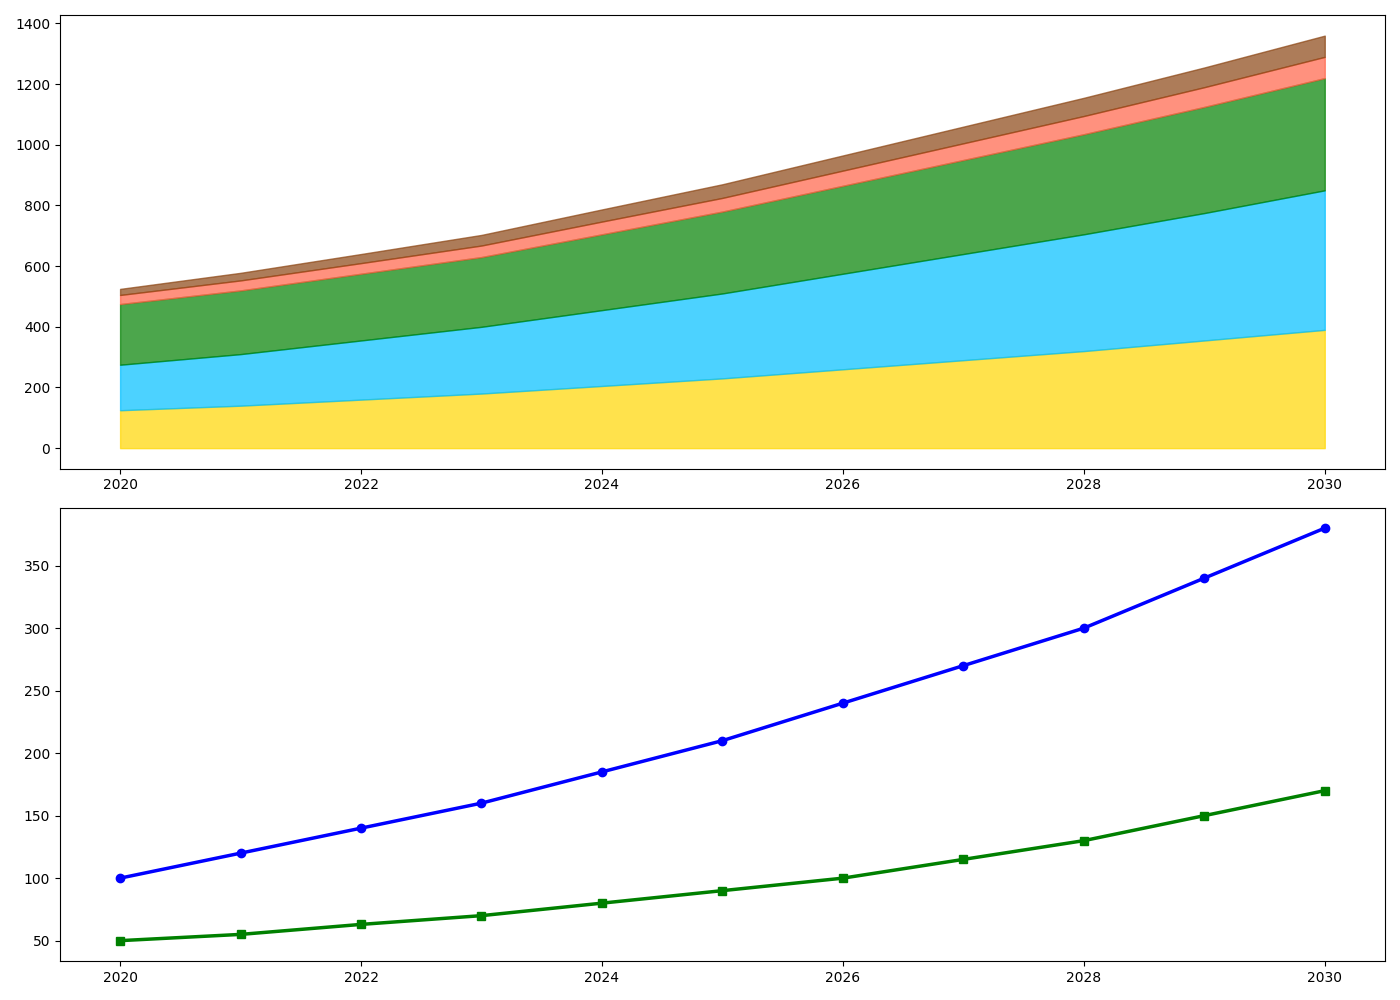

Recreate this plot in Python.
import matplotlib.pyplot as plt
import numpy as np

years = np.arange(2020, 2031)
solar_power = np.array([125, 140, 160, 180, 205, 230, 260, 290, 320, 355, 390])
wind_power = np.array([150, 170, 195, 220, 250, 280, 315, 350, 385, 420, 460])
hydropower = np.array([200, 210, 220, 230, 250, 270, 290, 310, 330, 350, 370])
geothermal = np.array([30, 33, 35, 38, 42, 45, 50, 55, 60, 65, 70])
biomass = np.array([20, 25, 30, 35, 40, 45, 50, 55, 60, 65, 70])
CO2_reduction = np.array([100, 120, 140, 160, 185, 210, 240, 270, 300, 340, 380])
deforestation_prevented = np.array([50, 55, 63, 70, 80, 90, 100, 115, 130, 150, 170])

cumulative_wind = solar_power + wind_power
cumulative_hydropower = cumulative_wind + hydropower
cumulative_geothermal = cumulative_hydropower + geothermal
cumulative_biomass = cumulative_geothermal + biomass

fig, (ax1, ax2) = plt.subplots(2, 1, figsize=(14, 10))

ax1.fill_between(years, 0, solar_power, color='#FFD700', alpha=0.7)
ax1.fill_between(years, solar_power, cumulative_wind, color='#00BFFF', alpha=0.7)
ax1.fill_between(years, cumulative_wind, cumulative_hydropower, color='#008000', alpha=0.7)
ax1.fill_between(years, cumulative_hydropower, cumulative_geothermal, color='#FF6347', alpha=0.7)
ax1.fill_between(years, cumulative_geothermal, cumulative_biomass, color='#8B4513', alpha=0.7)

ax2.plot(years, CO2_reduction, color='blue', linewidth=2.5, marker='o')
ax2.plot(years, deforestation_prevented, color='green', linewidth=2.5, marker='s')

plt.tight_layout()
plt.show()
